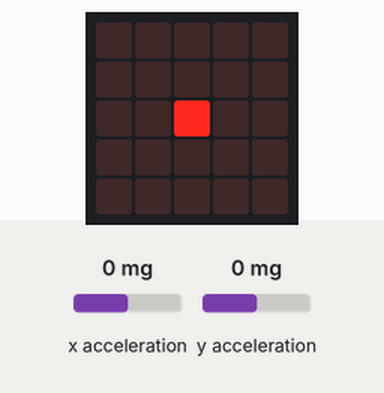
Bench run of a program on a simulated BBC micro:bit (MakeCode). On the bench: the board's 5×5 LED display. The inputs (shaded band) are chosen by the test bench; at power-on: x acceleration 0 mg, y acceleration 0 mg.

Above: at 1.2 s.
1.3 s: x acceleration set to -138 mg
2.8 s: x acceleration set to -167 mg
At 2.83 s:
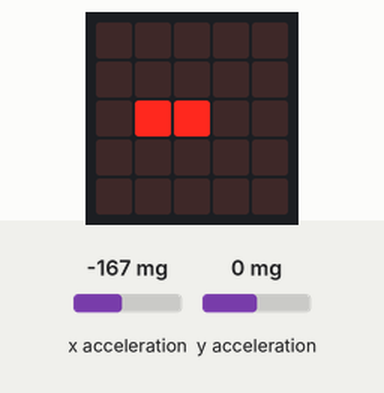
At 3.2 s:
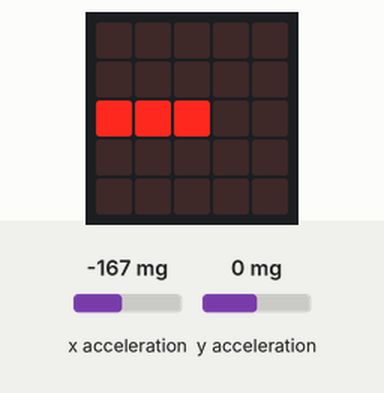
4.3 s: y acceleration set to -135 mg
5.8 s: y acceleration set to -161 mg
At 7.0 s:
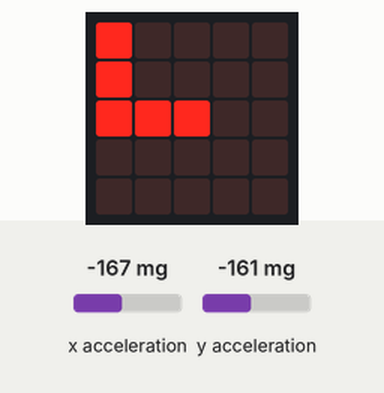
7.3 s: x acceleration set to 141 mg
8.8 s: x acceleration set to 163 mg
At 9.2 s:
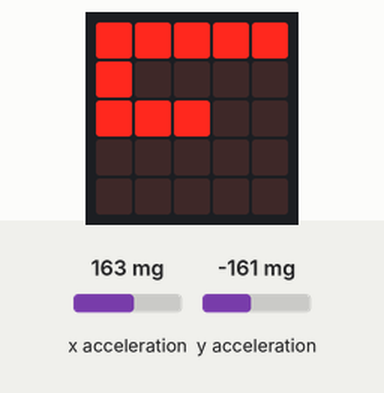
Timing chart, 0 to 11.3 s (numbered marks = the images above; inputs shaded):
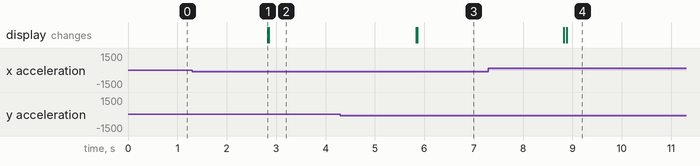

Measured:
- the behaviour switches between -150 and -151 mg on x acceleration (found by bisection; images 0 and 1)
- the behaviour switches between -150 and -151 mg on y acceleration (found by bisection; images 2 and 3)
- the behaviour switches between 150 and 151 mg on x acceleration (found by bisection; images 3 and 4)
- after the input at 1.3 s, every drawn part: stays the same
- after the input at 2.8 s, the display: changes at once (image 1)
- after the input at 4.3 s, every drawn part: stays the same
- after the input at 5.8 s, the display: first changes at once (image 3 shows a later state)
- after the input at 7.3 s, every drawn part: stays the same
- after the input at 8.8 s, the display: first changes at once (image 4 shows a later state)

The program:

main.ts
```typescript
let accX = 0
let accY = 0
let x = 2
let y = 2
basic.forever(function show() {

    led.plot(x, y)
    accX = input.acceleration(Dimension.X)
    accY = input.acceleration(Dimension.Y)
    if (accX < -150 && x > 0) {
        x = x - 1
    }

    if (accX > 150 && x < 4) {
        x = x + 1
    }

    if (accY < -150 && y > 0) {
        y = y - 1
    }

    if (accY > 150 && y < 4) {
        y = y + 1
    }

})
```

test.ts
```typescript
// les proves van aquí; això no es compilarà quan aquest paquet s'usi com a extensió.
```
